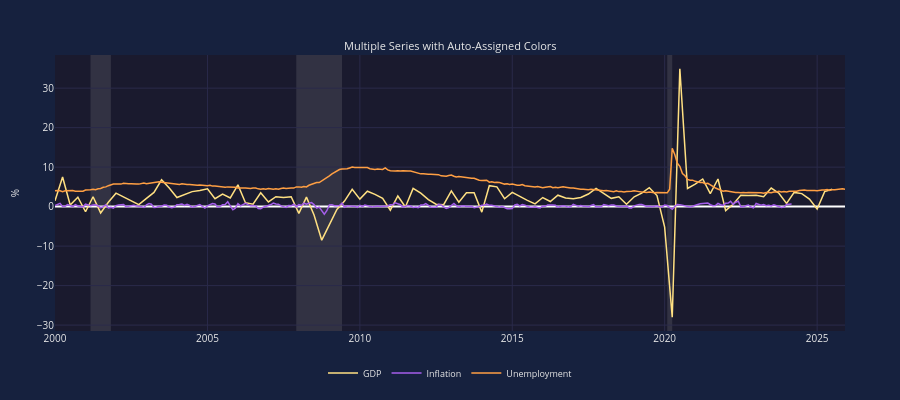

The notebook cell saved with this chart:
### Markdown cell above
## 7. Auto-Color Assignment

If you don't specify colors, they are auto-assigned alphabetically from the palette.

### Code cell
# Auto-color assignment demo
# Colors are assigned alphabetically: amber, amethyst, apricot, bear, blue, bull, ...
chart = EconChart(
    Data(x=gdp_dates, y=gdp_values, name='GDP'),        # Auto: amber
    Data(x=inf_dates, y=inf_values, name='Inflation'),  # Auto: amethyst  
    Data(x=unemp_dates, y=unemp_values, name='Unemployment'),  # Auto: apricot
    title='Multiple Series with Auto-Assigned Colors',
    y_label='%',
)
chart.show(height=400)  # Direct display

print("Colors assigned alphabetically from the 68-color palette.")

### Figure 1 — Plotly figure (JSON) as saved in the notebook; plotly's stock layout.template omitted (floating-point values rounded to 4 significant figures; data arrays with more than 128 entries replaced by an {"elided": "..."} marker saying what was removed)
{"data": [{"line": {"color": "#ffe082", "width": 1.5}, "name": "GDP", "showlegend": true, "type": "scatter", "visible": true, "x": ["2000-01-01T00:00:00", "2000-04-01T00:00:00", "2000-07-01T00:00:00", "2000-10-01T00:00:00", "2001-01-01T00:00:00", "2001-04-01T00:00:00", "2001-07-01T00:00:00", "2001-10-01T00:00:00", "2002-01-01T00:00:00", "2002-04-01T00:00:00", "2002-07-01T00:00:00", "2002-10-01T00:00:00", "2003-01-01T00:00:00", "2003-04-01T00:00:00", "2003-07-01T00:00:00", "2003-10-01T00:00:00", "2004-01-01T00:00:00", "2004-04-01T00:00:00", "2004-07-01T00:00:00", "2004-10-01T00:00:00", "2005-01-01T00:00:00", "2005-04-01T00:00:00", "2005-07-01T00:00:00", "2005-10-01T00:00:00", "2006-01-01T00:00:00", "2006-04-01T00:00:00", "2006-07-01T00:00:00", "2006-10-01T00:00:00", "2007-01-01T00:00:00", "2007-04-01T00:00:00", "2007-07-01T00:00:00", "2007-10-01T00:00:00", "2008-01-01T00:00:00", "2008-04-01T00:00:00", "2008-07-01T00:00:00", "2008-10-01T00:00:00", "2009-01-01T00:00:00", "2009-04-01T00:00:00", "2009-07-01T00:00:00", "2009-10-01T00:00:00", "2010-01-01T00:00:00", "2010-04-01T00:00:00", "2010-07-01T00:00:00", "2010-10-01T00:00:00", "2011-01-01T00:00:00", "2011-04-01T00:00:00", "2011-07-01T00:00:00", "2011-10-01T00:00:00", "2012-01-01T00:00:00", "2012-04-01T00:00:00", "2012-07-01T00:00:00", "2012-10-01T00:00:00", "2013-01-01T00:00:00", "2013-04-01T00:00:00", "2013-07-01T00:00:00", "2013-10-01T00:00:00", "2014-01-01T00:00:00", "2014-04-01T00:00:00", "2014-07-01T00:00:00", "2014-10-01T00:00:00", "2015-01-01T00:00:00", "2015-04-01T00:00:00", "2015-07-01T00:00:00", "2015-10-01T00:00:00", "2016-01-01T00:00:00", "2016-04-01T00:00:00", "2016-07-01T00:00:00", "2016-10-01T00:00:00", "2017-01-01T00:00:00", "2017-04-01T00:00:00", "2017-07-01T00:00:00", "2017-10-01T00:00:00", "2018-01-01T00:00:00", "2018-04-01T00:00:00", "2018-07-01T00:00:00", "2018-10-01T00:00:00", "2019-01-01T00:00:00", "2019-04-01T00:00:00", "2019-07-01T00:00:00", "2019-10-01T00:00:00", "2020-01-01T00:00:00", "2020-04-01T00:00:00", "2020-07-01T00:00:00", "2020-10-01T00:00:00", "2021-01-01T00:00:00", "2021-04-01T00:00:00", "2021-07-01T00:00:00", "2021-10-01T00:00:00", "2022-01-01T00:00:00", "2022-04-01T00:00:00", "2022-07-01T00:00:00", "2022-10-01T00:00:00", "2023-01-01T00:00:00", "2023-04-01T00:00:00", "2023-07-01T00:00:00", "2023-10-01T00:00:00", "2024-01-01T00:00:00", "2024-04-01T00:00:00", "2024-07-01T00:00:00", "2024-10-01T00:00:00", "2025-01-01T00:00:00", "2025-04-01T00:00:00", "2025-07-01T00:00:00"], "xaxis": "x", "y": [1.5, 7.5, 0.4, 2.4, -1.3, 2.5, -1.6, 1.1, 3.4, 2.5, 1.6, 0.5, 2.1, 3.6, 6.8, 4.7, 2.3, 3.1, 3.8, 4.1, 4.5, 2, 3.2, 2.2, 5.5, 1, 0.6, 3.5, 1.2, 2.5, 2.3, 2.5, -1.7, 2.4, -2.1, -8.5, -4.5, -0.7, 1.4, 4.4, 1.9, 3.9, 3.1, 2.1, -0.9, 2.7, -0.1, 4.6, 3.4, 1.8, 0.6, 0.5, 4, 1.1, 3.5, 3.5, -1.4, 5.3, 5, 2, 3.6, 2.5, 1.6, 0.7, 2.3, 1.3, 2.9, 2.2, 2, 2.3, 3.2, 4.6, 3.3, 2.1, 2.5, 0.6, 2.5, 3.4, 4.8, 2.8, -5.2, -28, 34.9, 4.6, 5.7, 7, 3.3, 7, -1, 0.6, 2.9, 2.8, 2.9, 2.5, 4.7, 3.4, 0.8, 3.6, 3.3, 1.9, -0.6, 3.8, 4.4], "yaxis": "y"}, {"line": {"color": "#a55eea", "width": 1.5}, "name": "Inflation", "showlegend": true, "type": "scatter", "visible": true, "x": {"elided": "291 str values"}, "xaxis": "x", "y": {"elided": "291 float values"}, "yaxis": "y"}, {"line": {"color": "#ff9f43", "width": 1.5}, "name": "Unemployment", "showlegend": true, "type": "scatter", "visible": true, "x": {"elided": "311 str values"}, "xaxis": "x", "y": {"elided": "311 float values"}, "yaxis": "y"}], "layout": {"annotations": [{"font": {"color": "#e8e8e8", "size": 11}, "showarrow": false, "text": "Multiple Series with Auto-Assigned Colors", "x": 0.5, "xanchor": "center", "xref": "paper", "y": 1, "yanchor": "bottom", "yref": "paper"}], "font": {"color": "#e8e8e8", "size": 10}, "height": 400, "hoverlabel": {"bgcolor": "#16213e", "font": {"color": "#e8e8e8", "size": 11}}, "hovermode": "x unified", "legend": {"bgcolor": "rgba(0,0,0,0)", "font": {"color": "#e8e8e8", "size": 9}, "orientation": "h", "x": 0.5, "xanchor": "center", "y": -0.1, "yanchor": "top"}, "margin": {"b": 35, "l": 55, "r": 55, "t": 55}, "paper_bgcolor": "#16213e", "plot_bgcolor": "#1a1a2e", "shapes": [{"fillcolor": "#b8b8b8", "layer": "below", "line": {"width": 0}, "opacity": 0.15, "type": "rect", "x0": "2001-03-01T00:00:00", "x1": "2001-11-01T00:00:00", "xref": "x", "y0": 0, "y1": 1, "yref": "y domain"}, {"fillcolor": "#b8b8b8", "layer": "below", "line": {"width": 0}, "opacity": 0.15, "type": "rect", "x0": "2007-12-01T00:00:00", "x1": "2009-06-01T00:00:00", "xref": "x", "y0": 0, "y1": 1, "yref": "y domain"}, {"fillcolor": "#b8b8b8", "layer": "below", "line": {"width": 0}, "opacity": 0.15, "type": "rect", "x0": "2020-02-01T00:00:00", "x1": "2020-04-01T00:00:00", "xref": "x", "y0": 0, "y1": 1, "yref": "y domain"}], "xaxis": {"anchor": "y", "domain": [0, 1], "gridcolor": "#2a2a4a", "range": ["2000-01-01T00:00:00", "2025-12-01T00:00:00"], "showspikes": true, "spikecolor": "rgba(255, 255, 255, 0.5)", "spikedash": "dot", "spikemode": "across", "spikesnap": "cursor", "spikethickness": 1}, "yaxis": {"anchor": "x", "domain": [0, 1], "gridcolor": "#2a2a4a", "title": {"font": {"color": "#e8e8e8", "size": 10}, "text": "%"}, "type": "linear"}}}
